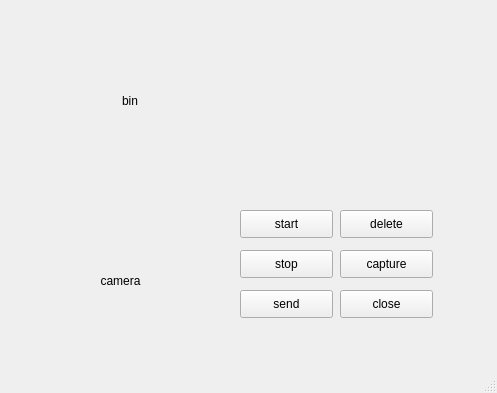
<?xml version="1.0" encoding="UTF-8"?>
<ui version="4.0">
 <class>MainWindow</class>
 <widget class="QMainWindow" name="MainWindow">
  <property name="geometry">
   <rect>
    <x>0</x>
    <y>0</y>
    <width>497</width>
    <height>393</height>
   </rect>
  </property>
  <property name="windowTitle">
   <string>MainWindow</string>
  </property>
  <widget class="QWidget" name="centralwidget">
   <widget class="QWidget" name="horizontalLayoutWidget_2">
    <property name="geometry">
     <rect>
      <x>20</x>
      <y>200</y>
      <width>201</width>
      <height>161</height>
     </rect>
    </property>
    <layout class="QHBoxLayout" name="horizontalLayout_2">
     <item>
      <widget class="QLabel" name="camera">
       <property name="text">
        <string>camera</string>
       </property>
       <property name="alignment">
        <set>Qt::AlignCenter</set>
       </property>
      </widget>
     </item>
    </layout>
   </widget>
   <widget class="QPushButton" name="btn_capture">
    <property name="geometry">
     <rect>
      <x>340</x>
      <y>250</y>
      <width>93</width>
      <height>28</height>
     </rect>
    </property>
    <property name="text">
     <string>capture</string>
    </property>
   </widget>
   <widget class="QPushButton" name="btn_send">
    <property name="geometry">
     <rect>
      <x>240</x>
      <y>290</y>
      <width>93</width>
      <height>28</height>
     </rect>
    </property>
    <property name="text">
     <string>send</string>
    </property>
   </widget>
   <widget class="QPushButton" name="btn_on">
    <property name="geometry">
     <rect>
      <x>240</x>
      <y>210</y>
      <width>93</width>
      <height>28</height>
     </rect>
    </property>
    <property name="text">
     <string>start</string>
    </property>
   </widget>
   <widget class="QPushButton" name="btn_off">
    <property name="geometry">
     <rect>
      <x>240</x>
      <y>250</y>
      <width>93</width>
      <height>28</height>
     </rect>
    </property>
    <property name="text">
     <string>stop</string>
    </property>
   </widget>
   <widget class="QPushButton" name="btn_delete">
    <property name="geometry">
     <rect>
      <x>340</x>
      <y>210</y>
      <width>93</width>
      <height>28</height>
     </rect>
    </property>
    <property name="text">
     <string>delete</string>
    </property>
   </widget>
   <widget class="QWidget" name="horizontalLayoutWidget">
    <property name="geometry">
     <rect>
      <x>20</x>
      <y>10</y>
      <width>461</width>
      <height>181</height>
     </rect>
    </property>
    <layout class="QHBoxLayout" name="horizontalLayout">
     <item>
      <layout class="QVBoxLayout" name="verticalLayout_2">
       <item>
        <widget class="QLabel" name="Picture_1">
         <property name="maximumSize">
          <size>
           <width>256</width>
           <height>300</height>
          </size>
         </property>
         <property name="text">
          <string>bin</string>
         </property>
        </widget>
       </item>
      </layout>
     </item>
    </layout>
   </widget>
   <widget class="QPushButton" name="btn_close">
    <property name="geometry">
     <rect>
      <x>340</x>
      <y>290</y>
      <width>93</width>
      <height>28</height>
     </rect>
    </property>
    <property name="text">
     <string>close</string>
    </property>
   </widget>
  </widget>
  <widget class="QStatusBar" name="statusbar"/>
 </widget>
 <resources/>
 <connections/>
 <slots>
  <slot>send()</slot>
  <slot>start()</slot>
  <slot>stop()</slot>
  <slot>capture()</slot>
 </slots>
</ui>
